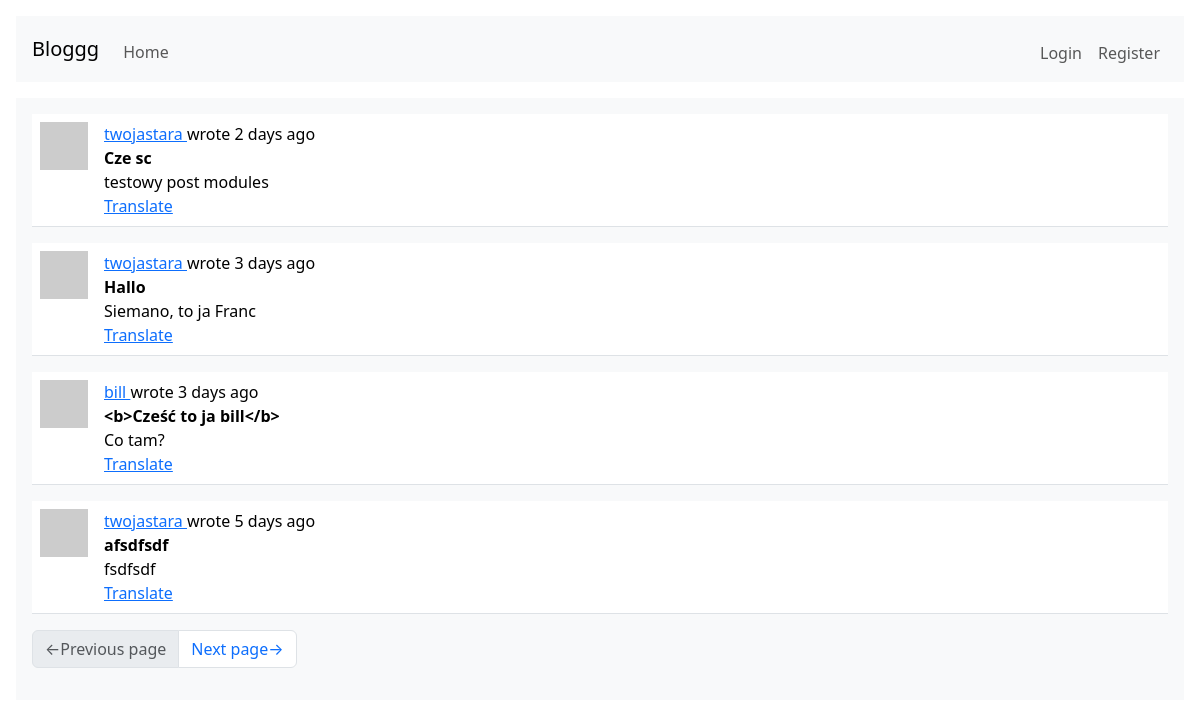
/index, run on the app's committed database.
### webapp/models.py (models this page shows, shortened)
class SearchableMixin(object):
    @classmethod
    def search(cls, expression, page, per_page):
        ids, total = query_index(cls.__tablename__, expression, page, per_page)
        if total == 0:
            return [], 0
        when_case = []
        for i in range(len(ids)):
            when_case.append((ids[i], i))
        query = sqa.select(cls).where(cls.id.in_(ids)).order_by(
            db.case(*when_case, value=cls.id)
        )
        return db.session.scalars(query), total

class Post(SearchableMixin, db.Model):
    __searchable__ = ['title', 'body']
    id:         sqo.Mapped[int] = sqo.mapped_column(primary_key=True)
    user_id:    sqo.Mapped[int] = sqo.mapped_column(sqa.ForeignKey(User.id), index=True)
    timestamp:  sqo.Mapped[datetime] = sqo.mapped_column(index=True, default=lambda: datetime.now(timezone.utc))
    title:      sqo.Mapped[str] = sqo.mapped_column(sqa.String(64), index=True)
    body:       sqo.Mapped[str] = sqo.mapped_column(sqa.String(3072))
    language:   sqo.Mapped[Optional[str]] = sqo.mapped_column(sqa.String(8))
    author:     sqo.Mapped[User] = sqo.relationship(back_populates='posts')

### webapp/main/routes.py (the view)
@bp.route('/', methods=['POST', 'GET'])
@bp.route('/index', methods=['POST', 'GET'])
def index_page():
    page = request.args.get('page', 1, type=int)
    query = None
    post_form = None
    if current_user.is_authenticated:
        post_form = PostForm()
        if post_form.validate_on_submit():
            try:
                language = detect(post_form.text.data)
            except LangDetectException:
                language = ''
            new_post = Post(title=post_form.title.data, body=post_form.text.data,
                            author=current_user, language=language)
            db.session.add(new_post)
            db.session.commit()
            flash(_('Uploaded your post.'))
            return redirect(url_for('main.index_page'))
        query = current_user.get_my_and_followers_posts_query()
    else:
        query = sqa.select(Post).order_by(Post.timestamp.desc())
    posts = db.paginate(query, page=page, per_page=current_app.config['POSTS_PER_PAGE'], error_out=False)
    next_url = url_for('main.index_page', page=posts.next_num) if posts.has_next else None
    prev_url = url_for('main.index_page', page=posts.prev_num) if posts.has_prev else None
    return render_template('index_page.html', title='Home page',
                    posts=posts, post_form=post_form, next_url=next_url, prev_url=prev_url)

### webapp/__init__.py (called while the page is built)
def get_locale():
    return request.accept_languages.best_match(current_app.config['LANGUAGES'])

### webapp/main/routes.py (called while the page is built)
@bp.before_request
def before_request():
    g.locale = str(get_locale())
    if current_user.is_authenticated:
        current_user.last_seen = datetime.now(timezone.utc)
        db.session.commit()
        g.search_form = SearchForm()

### webapp/models.py (called while the page is built)
    def avatar(self, size):
        hash = md5((self.username+self.email+str(2384129234)).encode('utf-8')).hexdigest()
        return f'https://www.gravatar.com/avatar/{hash}?d=identicon&s={size}'

### webapp/templates/index_page.html (shortened to what this page needs)
{% extends "base.html" %}
{% block content %}
    {% for post in posts %}
        {% include "sub_post.html" %}
    {% endfor %}
    {% include "sub_pagination.html" %}
{% endblock %}

### webapp/templates/sub_post.html (shortened to what this page needs)
<table class="table table-hover">
    <tr>
        <td width="64px">
            <a href="{{ url_for('main.user_page', username=post.author.username) }}">
                <img src="{{ post.author.avatar(64) }}" class="img-fluid">
            </a>
        </td>
        <td>
            {{ _('%(username)s wrote %(when)s',
                username=user_link, when=moment(post.timestamp).fromNow()) }}
            <br>
            <b>{{ post.title }}</b>
            <br>
            <span id="post-{{ post.id }}">{{ post.body }}</span>
            {% if post.language and post.language != g.locale %}
                <br>
                <span id="translation-{{ post.id }}">
                    <a href="javascript:translate(
                        'post-{{ post.id }}',
                        'translation-{{ post.id }}',
                        '{{ post.language }}',
                        '{{ g.locale }}');">{{ _('Translate') }}</a>
                </span>
            {% endif %}
        </td>
    </tr>
</table>

### data on the page
Post: title "Cze sc", body "testowy post modules"
Post: title "Hallo", body "Siemano, to ja Franc"
Post: title "<b>Cześć to ja bill</b>", body "Co tam?"
Post: title "afsdfsdf", body "fsdfsdf"
